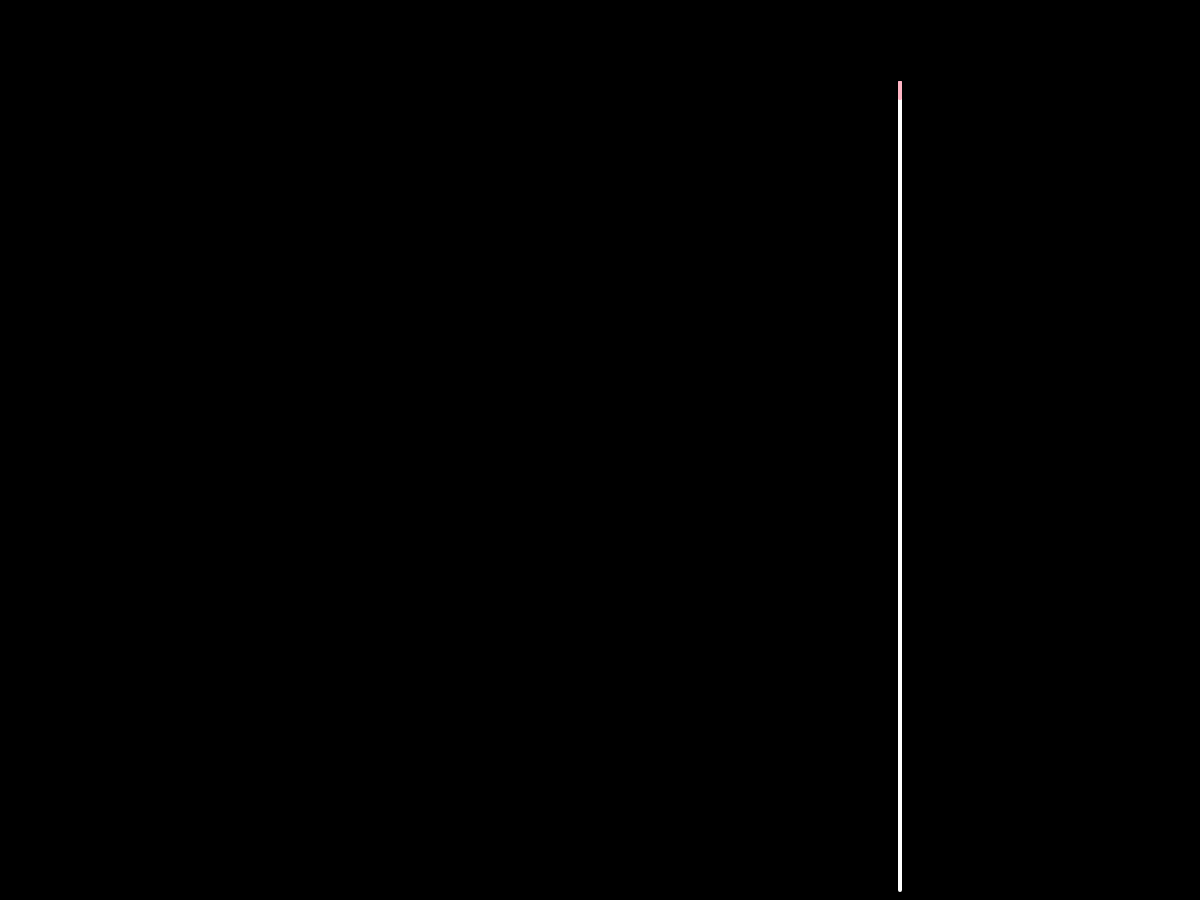
Frame 1 (no input)
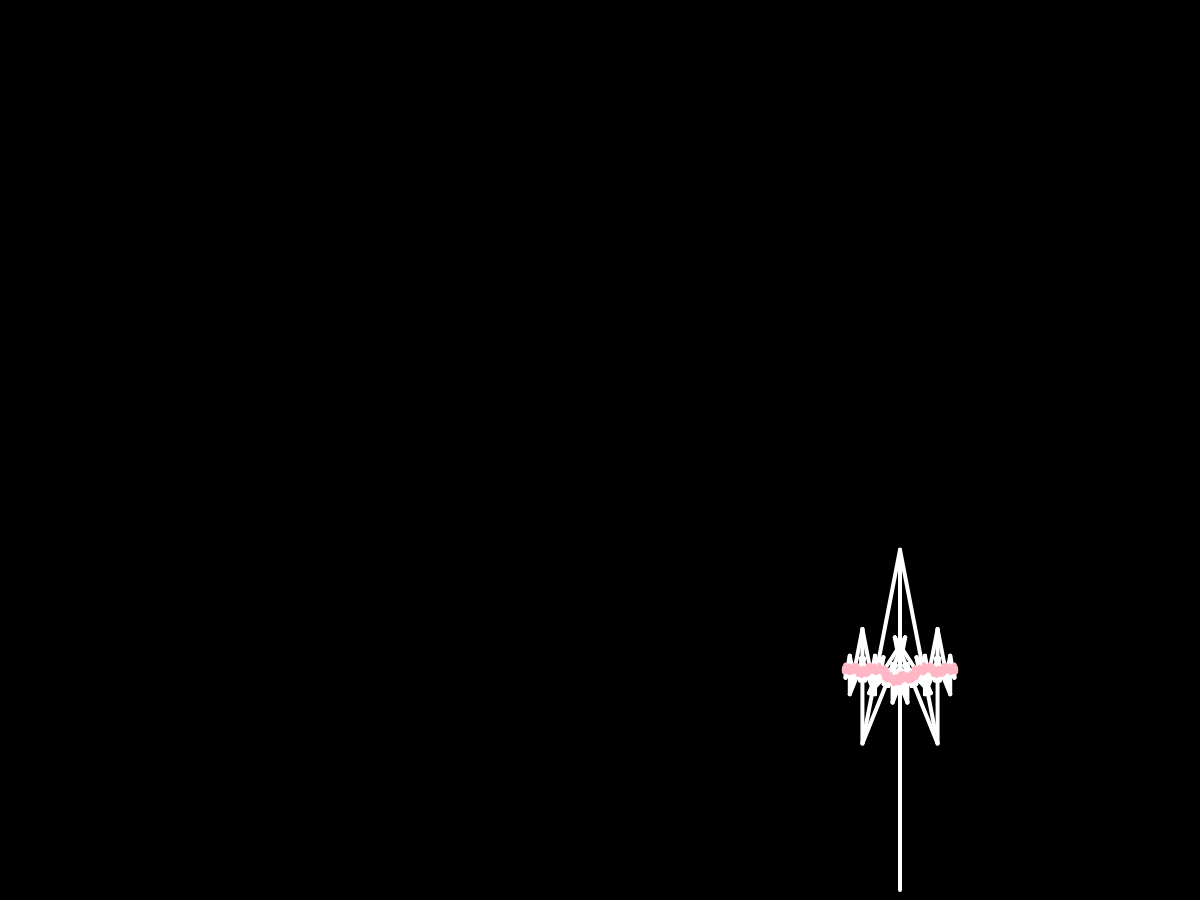
Frame 60 (no input)
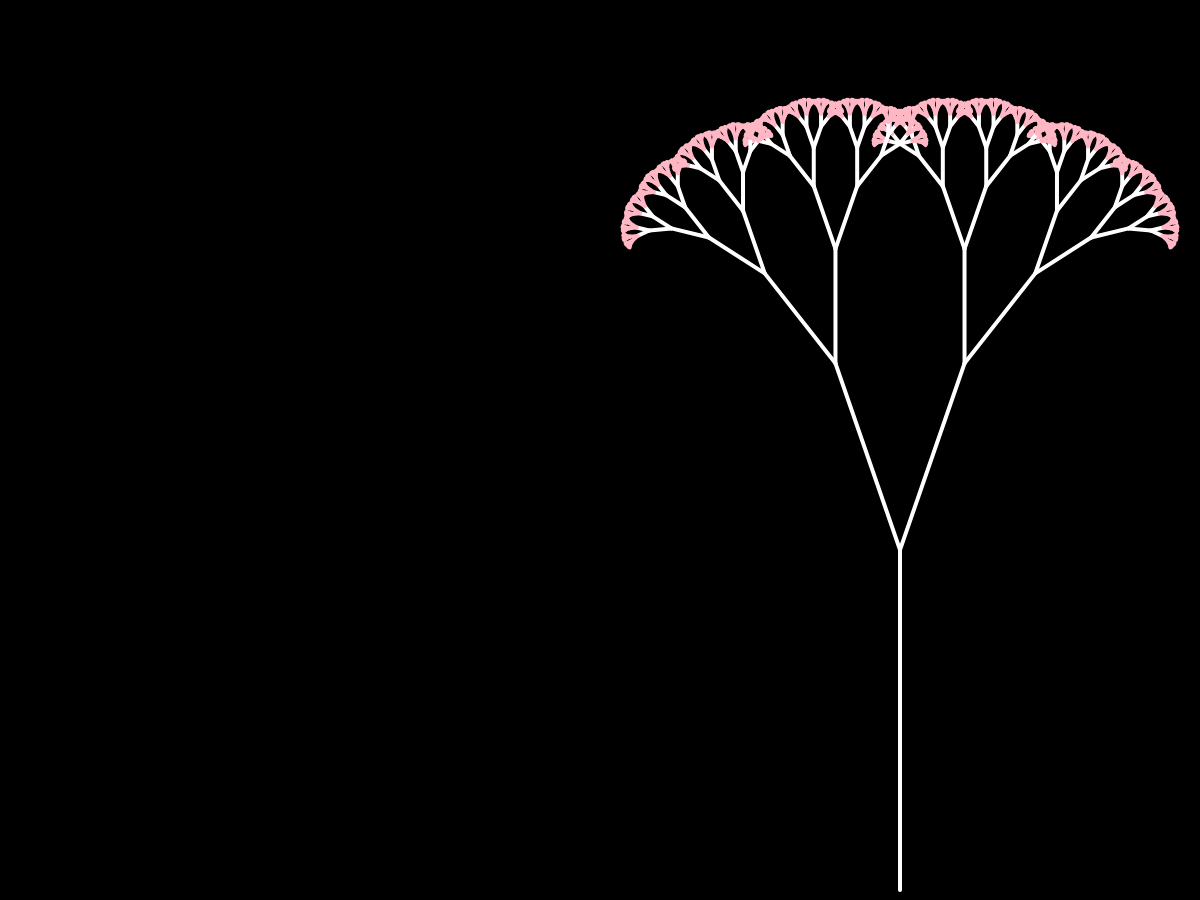
Frame 120 (the mouse pressed at the canvas centre since frame 60)

The p5.js sketch that drew these frames (run headless with seeded random() and noise() and a simulated clock; from frame 60 on, the mouse is pressed at the canvas centre):

// p5.js sketch
// ── sketch.js
let width, height, theta, ratio;
function setup() {
    width = innerWidth;
    height = innerHeight - 100;
    theta = 0;
    ratio = 0.42;
    createCanvas(width, height);
    
    theta = 0;
}

function draw() {
    background(0);

    let pos = [];
    pos.push(3 * width / 4);
    pos.push(height - 10);
    draw_tree(9, theta, 0.9 * height, pos, - PI / 2);
    theta += 0.05;
}

function draw_tree(order, angle, size, pos, heading, color, depth = 0) {
    let trunk = size * ratio;
    let addX = trunk * Math.cos(heading);
    let addY = trunk * Math.sin(heading);

    let u = pos[0];
    let v = pos[1];

    let newpos = [];
    newpos.push(u + addX);
    newpos.push(v + addY);

    strokeWeight(4);
    if(order < 3) {
        stroke(255, 183, 197);
    } else {
        stroke(255);
    }
    line(u, v, u + addX, v + addY);

    if(order > 0) {
        let newsize = size * (1 - ratio);
        draw_tree(order - 1, angle, newsize, newpos, heading - angle, color, depth + 1);
        draw_tree(order - 1, angle, newsize, newpos, heading + angle, color, depth + 1);
    }

}
